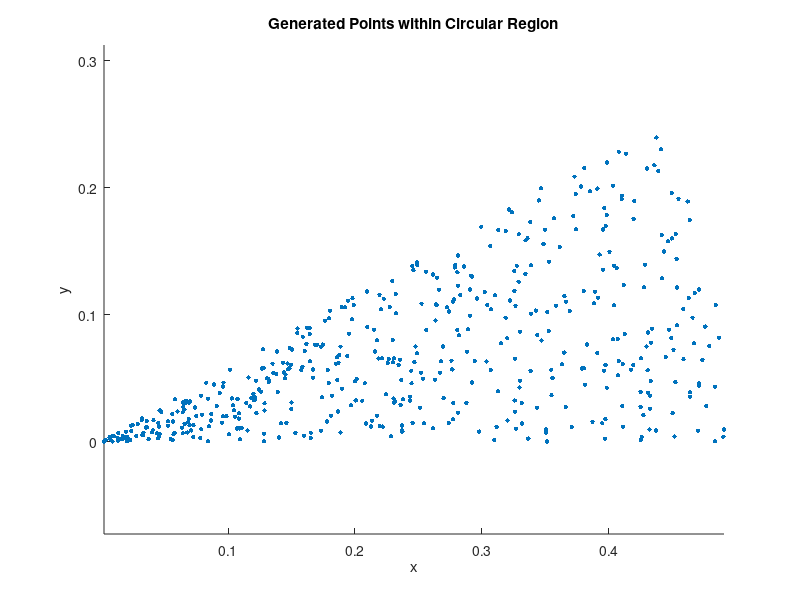

The MATLAB script that drew this image: (Note: this script raises an error after producing the figure.)
% Parameters for illustration
theta_max = 30 * pi / 180; % Max angle
num_points = 500; % Generate multiple points

% Generate random points
xi = zeros(num_points, 1);
yi = zeros(num_points, 1);
for i = 1:num_points
    theta_x = theta_max * rand();
    theta_y = theta_max * rand();
    x = sin(theta_y) * cos(theta_x);
    y = sin(theta_y) * sin(theta_x);
    if x^2 + y^2 <= sin(theta_max)^2
        xi(i) = x;
        yi(i) = y;
    end
end

% 1. Plot Points on the Circle Region
figure;
scatter(xi, yi, 10, 'filled');
title('Generated Points within Circular Region');
xlabel('x'); ylabel('y');
axis equal;

% 2. Plot AoA and AoD in Polar Coordinates
AoA_el = (pi * rand(1, num_points) - pi / 2);
AoD_el = acos(asin(yi));
figure;
polarplot(AoA_el, ones(1, num_points), 'r.', 'DisplayName', 'AoA');
hold on;
polarplot(AoD_el, ones(1, num_points), 'b.', 'DisplayName', 'AoD');
title('Angles of Arrival and Departure');
legend;

% 3. Path Loss Visualization
SP.Re = 6371e3; % Earth's radius (meters)
SP.Hight = 500e3; % Example height (meters)
SP.Rs = 6000e3; % Satellite radius (meters)
SP.fc = 2e9; % Carrier frequency (Hz)

alpha_new = acos((SP.Rs / SP.Re) * sin(AoD_el));
D = sqrt(SP.Re^2 .* (sin(alpha_new)).^2 + SP.Hight^2 + 2 * SP.Hight * SP.Re) - SP.Re .* sin(alpha_new);
Beta = abs(randn(1, num_points) * 3); % Random PDP
PL = 20 * log10(SP.fc) + 20 * log10(D) + 32.45 + Beta + 2;

figure;
bar(PL);
title('Path Loss (PL) for Generated Points');
xlabel('Point Index');
ylabel('Path Loss (dB)');

% 4. PDP Distribution
figure;
histogram(Beta);
title('Power Delay Profile (PDP)');
xlabel('PDP (\beta)');
ylabel('Frequency');

